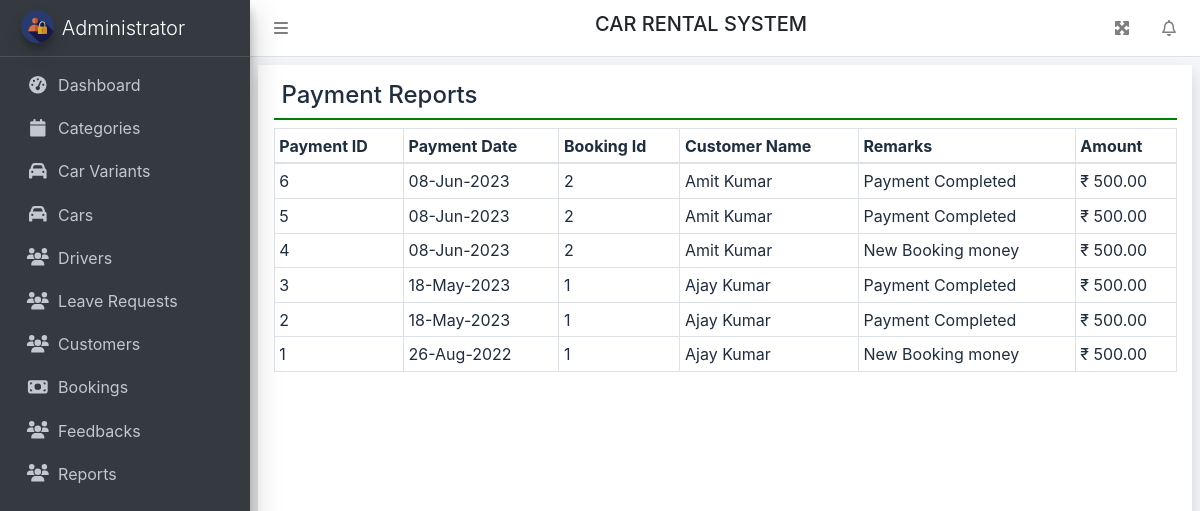
The app's page /reports.php with its own data.
### tables this page shows
CREATE TABLE `payments` (
  `pid` int NOT NULL,
  `pymtdate` datetime NOT NULL DEFAULT CURRENT_TIMESTAMP,
  `cardno` varchar(20) DEFAULT NULL,
  `remarks` varchar(50) DEFAULT NULL,
  `amount` decimal(14,2) NOT NULL,
  `booking_id` int NOT NULL,
  `nameoncard` varchar(40) DEFAULT NULL,
  `complete` tinyint(1) NOT NULL
);

CREATE TABLE `bookings` (
  `bid` int NOT NULL,
  `advance` decimal(15,2) NOT NULL,
  `fromdate` date NOT NULL,
  `todate` date NOT NULL,
  `message` varchar(400) NOT NULL,
  `bookingdate` datetime NOT NULL DEFAULT CURRENT_TIMESTAMP,
  `status` varchar(20) NOT NULL DEFAULT 'Pending',
  `pickuplocation` varchar(100) DEFAULT NULL,
  `billamount` decimal(12,2) NOT NULL,
  `car_id` varchar(12) DEFAULT NULL,
  `driver_id` int DEFAULT NULL,
  `customer_id` varchar(40) DEFAULT NULL,
  `variant_id` int DEFAULT NULL
);

CREATE TABLE `customers` (
  `userid` varchar(40) NOT NULL,
  `uname` varchar(50) NOT NULL,
  `phone` varchar(10) DEFAULT NULL,
  `gender` varchar(12) DEFAULT NULL,
  `address` varchar(40) DEFAULT NULL,
  `createdon` datetime NOT NULL DEFAULT CURRENT_TIMESTAMP
);

### dbfun.php (called while the page is built, shortened)
<?php
function connect() {
    $link = mysqli_connect(HOST, USER, PASSWORD, DBNAME) or die("Error " . mysqli_connect_error());
    return $link;
}
function allrecords($table) {
    $link = connect();
    $result = mysqli_query($link, "SELECT * FROM $table") or die("Error " . mysqli_error($link));
    $rows = [];
    while ($row = mysqli_fetch_assoc($result)) {
        $rows[] = $row;
    }
    return $rows;
}
function single($table, $condition) {
    $link = connect();
    $result = mysqli_query($link, "SELECT * FROM $table WHERE $condition limit 1")
            or die("Error " . mysqli_error($link));
    $row = mysqli_fetch_assoc($result);
    return $row;
}

### reports.php (the view)
<?php include_once 'aheader.php';  ?>
<div class="container-fluid" style="min-height:88vh;">
    <h4 class="p-2" style="border-bottom: 2px solid green;">Payment Reports</h4>
    <table class="table table-bordered table-sm">
        <thead>
            <tr>
                <th>Payment ID</th>
                <th>Payment Date</th>
                <th>Booking Id</th>
                <th>Customer Name</th>
                <th>Remarks</th>
                <th>Amount</th>
            </tr>
        </thead>
        <tbody>
            <?php foreach(allrecords("payments order by 1 desc") as $p )
            {
                $userid=single("bookings","bid='{$p["booking_id"]}'")["customer_id"];
                $uname=single("customers","userid='$userid'")["uname"];
                ?>
                <tr>
                    <td><?= $p["pid"]?></td>
                    <td><?= date('d-M-Y', strtotime($p["pymtdate"])) ?></td>
                    <td><?= $p["booking_id"] ?></td>
                    <td><?= $uname ?></td>
                    <td><?= $p["remarks"] ?></td>
                    <td>&#8377; <?=$p["amount"] ?></td>
                </tr>
           <?php } ?>
        </tbody>
    </table>
</div>
<?php include_once 'afooter.php';  ?>

### records on screen
payments: pid "6", pymtdate "08-Jun-2023", booking "2", booking.uname "Amit Kumar", remarks "Payment Completed", amount "500.00"
payments: pid "5", pymtdate "08-Jun-2023", booking "2", booking.uname "Amit Kumar", remarks "Payment Completed", amount "500.00"
payments: pid "4", pymtdate "08-Jun-2023", booking "2", booking.uname "Amit Kumar", remarks "New Booking money", amount "500.00"
payments: pid "3", pymtdate "18-May-2023", booking "1", booking.uname "Ajay Kumar", remarks "Payment Completed", amount "500.00"
payments: pid "2", pymtdate "18-May-2023", booking "1", booking.uname "Ajay Kumar", remarks "Payment Completed", amount "500.00"
payments: pid "1", pymtdate "26-Aug-2022", booking "1", booking.uname "Ajay Kumar", remarks "New Booking money", amount "500.00"
